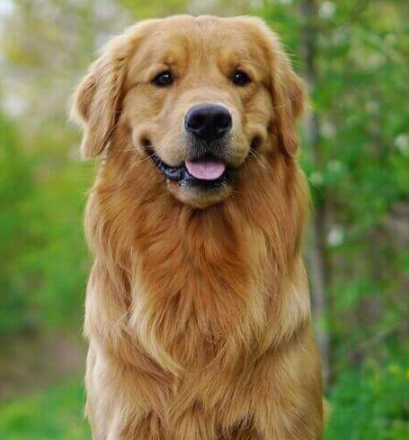
#> input picture lab3/dog.png, 409 x 440 px
$ python lab3.py
#> lines starting #> are read from the running program, lines starting #| are printed output that depends on the picture; long printed decimals are rounded
#> further down, original_image is the input picture: PIL image 409x440 RGBA; mean R, G, B, A 128.8, 122.1, 71.3, 255
import numpy as np
from PIL import Image
import matplotlib.pyplot as plt
from scipy.ndimage import gaussian_filter, median_filter
from skimage.util import random_noise
from skimage.metrics import peak_signal_noise_ratio as psnr
import pandas as pd
import cv2

def luminosity_method(image):
    return np.dot(image[..., :3], [0.2126, 0.7152, 0.0722]).astype(np.uint8)

def averaging_method(image):
    return np.mean(image[..., :3], axis=2).astype(np.uint8)

def lightness_method(image):
    max_rgb = np.max(image[..., :3], axis=2)
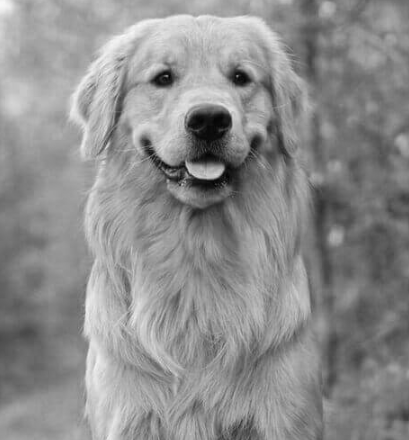
#> max_rgb: shape (440, 409); min 2, max 248, mean 141.3
    min_rgb = np.min(image[..., :3], axis=2)
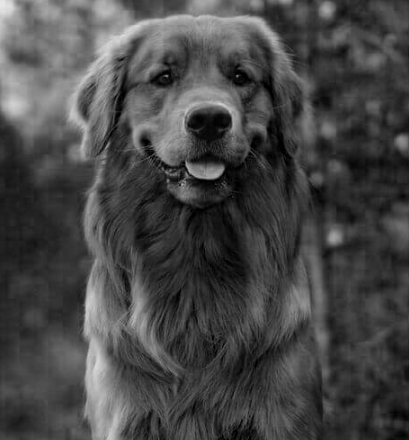
#> min_rgb: shape (440, 409); min 0, max 231, mean 71.1
    return ((max_rgb + min_rgb) / 2).astype(np.uint8)
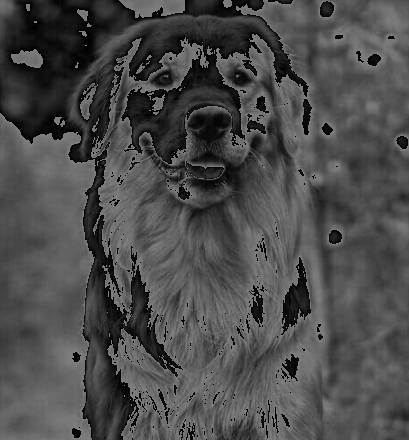
#> returned value: shape (440, 409); min 0, max 127, mean 75.4

def scotopic_method(image):
    return np.dot(image[..., :3], [0.02, 0.02, 0.96]).astype(np.uint8)

def photopic_method(image):
    return np.dot(image[..., :3], [0.67, 0.21, 0.12]).astype(np.uint8)

def rainbow_transfer_function(gray_image):
    normalized_gray = gray_image / 255.0
    rainbow_image = plt.cm.nipy_spectral(normalized_gray)
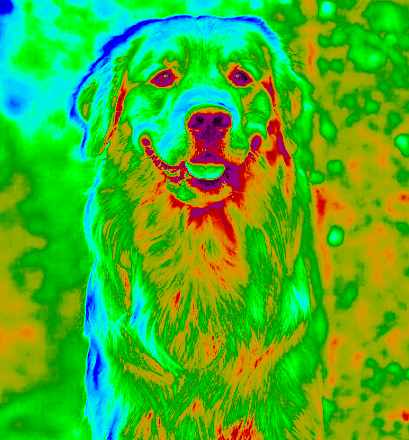
#> rainbow_image: shape (440, 409, 4) float64; mean of channels 0, 1, 2, 3 0.137, 0.704, 0.271, 1; drawn as B, G, R
    rgb_image = (rainbow_image[..., :3] * 255).astype(np.uint8)
    return rgb_image

def add_uniform_noise(image, low=-50, high=50):
    noise = np.random.uniform(low, high, image.shape)
    noisy_image = image + noise
    noisy_image_clipped = np.clip(noisy_image, 0, 255)
    return noisy_image_clipped.astype(np.uint8)

def add_gaussian_noise(image, mean=0, var=0.01):
    noisy_image = random_noise(image, mode='gaussian', mean=mean, var=var)
    noisy_image = np.clip(noisy_image * 255, 0, 255)
    return noisy_image.astype(np.uint8)

def add_salt_pepper_noise(image, amount=0.05):
    noisy_image = random_noise(image, mode='s&p', amount=amount)
    noisy_image = np.clip(noisy_image * 255, 0, 255)
    return noisy_image.astype(np.uint8)

def compute_psnr(original, denoised):
    return psnr(original, denoised, data_range=255)

def alpha_trimmed_mean_filter(image, kernel_size=3, alpha=0.25):
    padded_image = np.pad(image, pad_width=kernel_size//2, mode='reflect')
    filtered_image = np.zeros_like(image)
    m, n = image.shape
    d = int(alpha * (kernel_size ** 2))
    for i in range(m):
        for j in range(n):
            window = padded_image[i:i+kernel_size, j:j+kernel_size].flatten()
            window_sorted = np.sort(window)
            trimmed_window = window_sorted[d//2:-d//2] if d > 0 else window_sorted
            filtered_image[i, j] = np.mean(trimmed_window)
    return filtered_image.astype(np.uint8)

# Problem 1: Grayscale to Color Recoloring Using Transfer Functions

original_image = Image.open('dog.png')
image_array = np.array(original_image)

luminosity_image = luminosity_method(image_array)
averaging_image = averaging_method(image_array)
lightness_image = lightness_method(image_array)
scotopic_image = scotopic_method(image_array)
photopic_image = photopic_method(image_array)

recolored_image = rainbow_transfer_function(luminosity_image)

fig, axs = plt.subplots(2, 3, figsize=(15, 10))
axs = axs.ravel()

methods = [
    ('Original Image', original_image),
    ('Luminosity Method', luminosity_image),
    ('Averaging Method', averaging_image),
    ('Lightness Method', lightness_image),
    ('Scotopic Method', scotopic_image),
    ('Photopic Method', photopic_image)
]

for i, (title, img) in enumerate(methods):
    if title == 'Original Image':
        axs[i].imshow(img)
    else:
        axs[i].imshow(img, cmap='gray')
    axs[i].set_title(title)
    axs[i].axis('off')
#> this loop made 6 passes
#> title on passes 1 to 6: 'Original Image', 'Luminosity Method', 'Averaging Method', 'Lightness Method', 'Scotopic Method', 'Photopic Method'

plt.tight_layout()
plt.show()

fig2, ax2 = plt.subplots(1, 2, figsize=(12, 6))

ax2[0].imshow(luminosity_image, cmap='gray')
ax2[0].set_title('Grayscale Image (Luminosity Method)')
ax2[0].axis('off')

ax2[1].imshow(recolored_image)
ax2[1].set_title('Recolored Image (Rainbow Transfer Function)')
ax2[1].axis('off')

plt.tight_layout()
plt.show()

# Problem 2: 1D and 2D Averaging and Difference Filtering (Convolutions)

# Part A: 1D Averaging and Difference Filters

n = np.linspace(0, 4, 500)  # Time range adjusted to match n = 0 to 4
x = np.sin(2 * np.pi * n)   # Sine wave x[n] = sin(2 * pi * n)

h_avg = np.array([1, 1, 1]) / 3
h_diff = np.array([-1, 1])

x_avg_filtered = np.convolve(x, h_avg, mode='same')
x_diff_filtered = np.convolve(x, h_diff, mode='same')

plt.figure(figsize=(14, 6))

plt.subplot(3, 1, 1)
plt.plot(n, x, label='Original Signal')
plt.title('Original Signal')
plt.xlabel('n')
plt.ylabel('x[n]')
plt.legend()
plt.grid(True)

plt.subplot(3, 1, 2)
plt.plot(n, x_avg_filtered, color='orange', label='Averaging Filtered Signal')
plt.title('Signal after Averaging Filter')
plt.xlabel('n')
plt.ylabel('x_avg_filtered[n]')
plt.legend()
plt.grid(True)

plt.subplot(3, 1, 3)
plt.plot(n, x_diff_filtered, color='green', label='Difference Filtered Signal')
plt.title('Signal after Difference Filter')
plt.xlabel('n')
plt.ylabel('x_diff_filtered[n]')
plt.legend()
plt.grid(True)

plt.tight_layout()
plt.show()
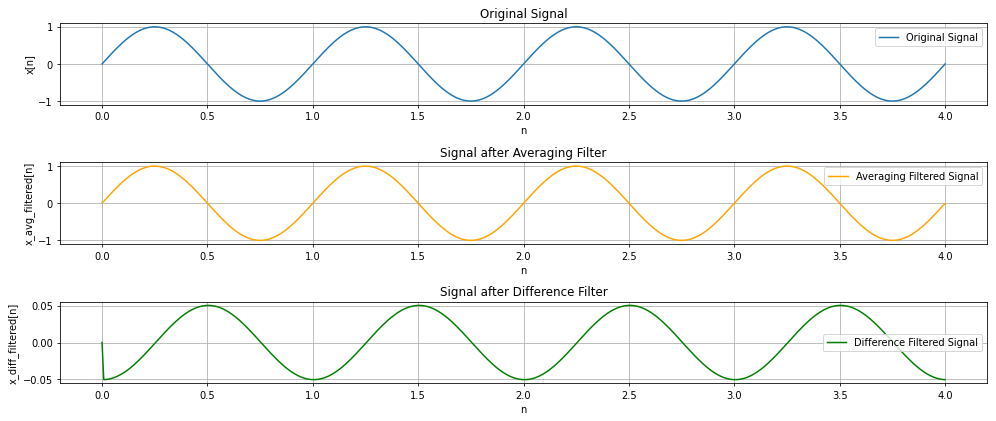
#> figure drawn by matplotlib, 3 panels; panel 1: curve peaks at x = 1.25, y = 1; panel 2: curve peaks at x = 1.25, y = 0.999; panel 3: curve peaks at x = 0.505, y = 0.0504

# Part B: 2D Averaging and Difference Filters Using cv2

image = cv2.imread('dog.png', cv2.IMREAD_GRAYSCALE)
#> image: shape (440, 409); min 1, max 240, mean 117.8

h_avg_2d = np.ones((3, 3)) / 9
h_diff_2d = np.array([[-1, -1, -1],
                      [-1, 8, -1],
                      [-1, -1, -1]])

avg_filtered_image = cv2.filter2D(image, -1, h_avg_2d)
diff_filtered_image = cv2.filter2D(image, -1, h_diff_2d)
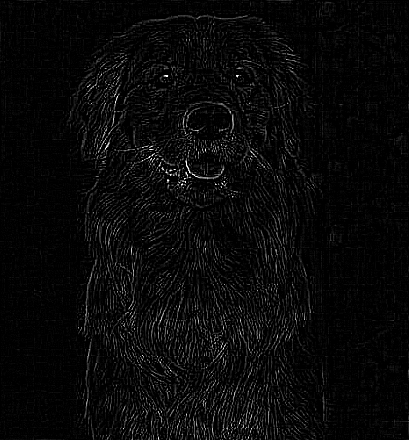
#> diff_filtered_image: shape (440, 409); min 0, max 255, mean 9.1

plt.figure(figsize=(18, 6))

plt.subplot(1, 3, 1)
plt.imshow(image, cmap='gray')
plt.title('Original Grayscale Image')
plt.axis('off')

plt.subplot(1, 3, 2)
plt.imshow(avg_filtered_image, cmap='gray')
plt.title('Image after Averaging Filter')
plt.axis('off')

plt.subplot(1, 3, 3)
plt.imshow(diff_filtered_image, cmap='gray')
plt.title('Image after Difference Filter')
plt.axis('off')

plt.tight_layout()
plt.show()

# Problem 3: Noise Models and Noise Removal

original_image = Image.open('dog.png').convert('L')
#> original_image: PIL image 409x440 L
original_array = np.array(original_image)

uniform_noisy = add_uniform_noise(original_array)
gaussian_noisy = add_gaussian_noise(original_array / 255.0)
sp_noisy = add_salt_pepper_noise(original_array / 255.0)
gaussian_sp_noisy = add_gaussian_noise(sp_noisy / 255.0)

uniform_median = median_filter(uniform_noisy, size=3)
gaussian_median = median_filter(gaussian_noisy, size=3)
sp_median = median_filter(sp_noisy, size=3)
gaussian_sp_median = median_filter(gaussian_sp_noisy, size=3)

uniform_gaussian = gaussian_filter(uniform_noisy, sigma=1)
gaussian_gaussian = gaussian_filter(gaussian_noisy, sigma=1)
sp_gaussian = gaussian_filter(sp_noisy, sigma=1)
gaussian_sp_gaussian = gaussian_filter(gaussian_sp_noisy, sigma=1)

uniform_alpha_mean = alpha_trimmed_mean_filter(uniform_noisy)
gaussian_alpha_mean = alpha_trimmed_mean_filter(gaussian_noisy)
sp_alpha_mean = alpha_trimmed_mean_filter(sp_noisy)
gaussian_sp_alpha_mean = alpha_trimmed_mean_filter(gaussian_sp_noisy)
#> call 4 of alpha_trimmed_mean_filter, with kernel_size = 3, alpha = 0.25
#> in alpha_trimmed_mean_filter (call 4), `padded_image = np.pad(image, pad_width=kernel_size//2, mode='reflect')`:
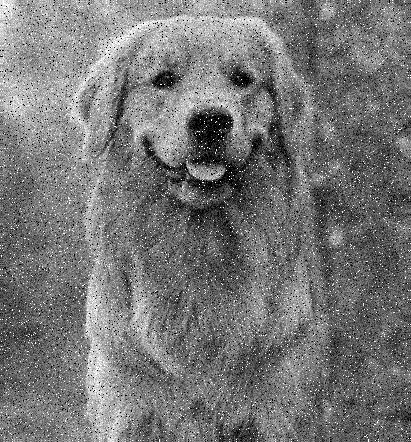
#> padded_image: shape (442, 411); min 0, max 255, mean 118.3

psnr_results = {}

noise_types = ['Uniform Distribution Noise', 'Gaussian Distribution Noise', 'Salt & Pepper Noise', 'Gaussian and Salt & Pepper Noise']
noisy_images = [uniform_noisy, gaussian_noisy, sp_noisy, gaussian_sp_noisy]
median_filtered_images = [uniform_median, gaussian_median, sp_median, gaussian_sp_median]
gaussian_filtered_images = [uniform_gaussian, gaussian_gaussian, sp_gaussian, gaussian_sp_gaussian]
alpha_mean_filtered_images = [uniform_alpha_mean, gaussian_alpha_mean, sp_alpha_mean, gaussian_sp_alpha_mean]

for idx, noise_type in enumerate(noise_types):
    psnr_results[noise_type] = {}
    psnr_noisy = compute_psnr(original_array, noisy_images[idx])
    psnr_results[noise_type]['Noisy Image'] = psnr_noisy
    psnr_median = compute_psnr(original_array, median_filtered_images[idx])
    psnr_results[noise_type]['Median Filter'] = psnr_median
    psnr_gaussian = compute_psnr(original_array, gaussian_filtered_images[idx])
    psnr_results[noise_type]['Gaussian Filter'] = psnr_gaussian
    psnr_alpha_mean = compute_psnr(original_array, alpha_mean_filtered_images[idx])
    psnr_results[noise_type]['Alpha Mean'] = psnr_alpha_mean
#> this loop made 4 passes
#> (psnr_noisy, psnr_median, psnr_gaussian, psnr_alpha_mean) on passes 1 to 4: (18.95, 24.37, 28.94, 26.82), (20.04, 27.24, 29.83, 28.6), (18.67, 37.81, 28.67, 33.31), (16.74, 26.76, 26.99, 27.31)
#> after the loop, psnr_results = 4 items

df = pd.DataFrame.from_dict(psnr_results, orient='index')
#> df = table of 4 rows and 4 columns
df = df[['Noisy Image', 'Median Filter', 'Gaussian Filter', 'Alpha Mean']]

print("Table 1: PSNR Comparison for Different Noise Models and Filters")
print(df.to_string())
#|                                   Noisy Image  Median Filter  Gaussian Filter  Alpha Mean
#| Uniform Distribution Noise          18.945      24.371        28.942   26.820
#| Gaussian Distribution Noise         20.043      27.241        29.828   28.600
#| Salt & Pepper Noise                 18.674      37.807        28.674   33.307
#| Gaussian and Salt & Pepper Noise    16.738      26.761        26.993   27.313

plt.figure(figsize=(12, 8))

plt.subplot(2,3,1)
plt.imshow(original_array, cmap='gray')
plt.title('Original Image')
plt.axis('off')

plt.subplot(2,3,2)
plt.imshow(uniform_noisy, cmap='gray')
plt.title('Uniform Noisy Image')
plt.axis('off')

plt.subplot(2,3,3)
plt.imshow(uniform_median, cmap='gray')
plt.title('Median Filtered')
plt.axis('off')

plt.subplot(2,3,4)
plt.imshow(uniform_gaussian, cmap='gray')
plt.title('Gaussian Filtered')
plt.axis('off')

plt.subplot(2,3,5)
plt.imshow(uniform_alpha_mean, cmap='gray')
plt.title('Alpha Mean Filtered')
plt.axis('off')

plt.tight_layout()
plt.show()

$ run again, with lab3/colored_image_rainbow.jpg saved as lab3/dog.png
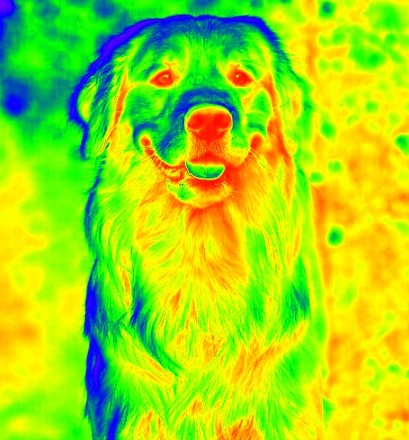
#> input picture lab3/colored_image_rainbow.jpg, 409 x 440 px
#> original_image is the input picture: PIL image 409x440 RGB; mean R, G, B 159.5, 217.9, 20.8
#> in rainbow_transfer_function, `rainbow_image = plt.cm.nipy_spectral(normalized_gray)`:
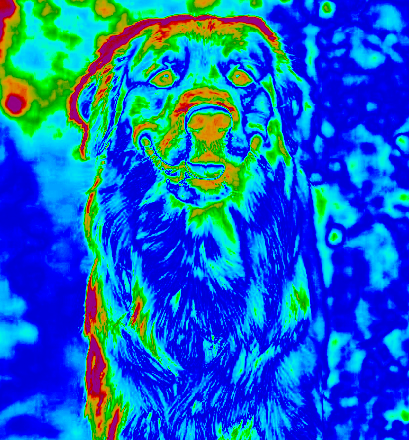
#> rainbow_image: shape (440, 409, 4) float64; mean of channels 0, 1, 2, 3 0.777, 0.388, 0.0592, 1; drawn as B, G, R
#> the loop `for i, (title, img) in enumerate(methods):` made 6 passes
#> title on passes 1 to 6: 'Original Image', 'Luminosity Method', 'Averaging Method', 'Lightness Method', 'Scotopic Method', 'Photopic Method'
#> original_image: PIL image 409x440 L
#> in alpha_trimmed_mean_filter (call 4), `padded_image = np.pad(image, pad_width=kernel_size//2, mode='reflect')`:
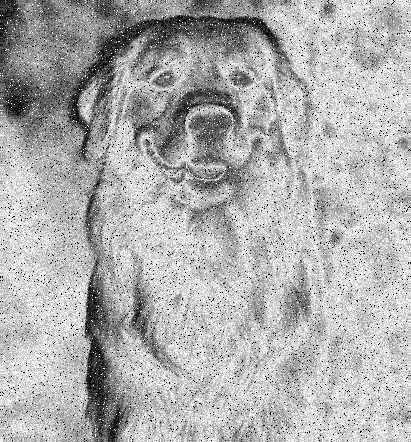
#> padded_image: shape (442, 411); min 0, max 255, mean 174.7
#> the loop `for idx, noise_type in enumerate(noise_types):` made 4 passes
#> (psnr_noisy, psnr_median, psnr_gaussian, psnr_alpha_mean) on passes 1 to 4: (19.02, 24.21, 28.38, 26.54), (20.16, 26.77, 29.09, 28.04), (17.95, 35.01, 27.04, 31.51), (16.31, 26.41, 25.75, 26.85)
#> after the loop `for idx, noise_type in enumerate(noise_types):`: psnr_results = 4 items
#> df = table of 4 rows and 4 columns
#|                                   Noisy Image  Median Filter  Gaussian Filter  Alpha Mean
#| Uniform Distribution Noise          19.020      24.212        28.380   26.543
#| Gaussian Distribution Noise         20.161      26.766        29.091   28.043
#| Salt & Pepper Noise                 17.949      35.008        27.043   31.511
#| Gaussian and Salt & Pepper Noise    16.310      26.412        25.754   26.849
